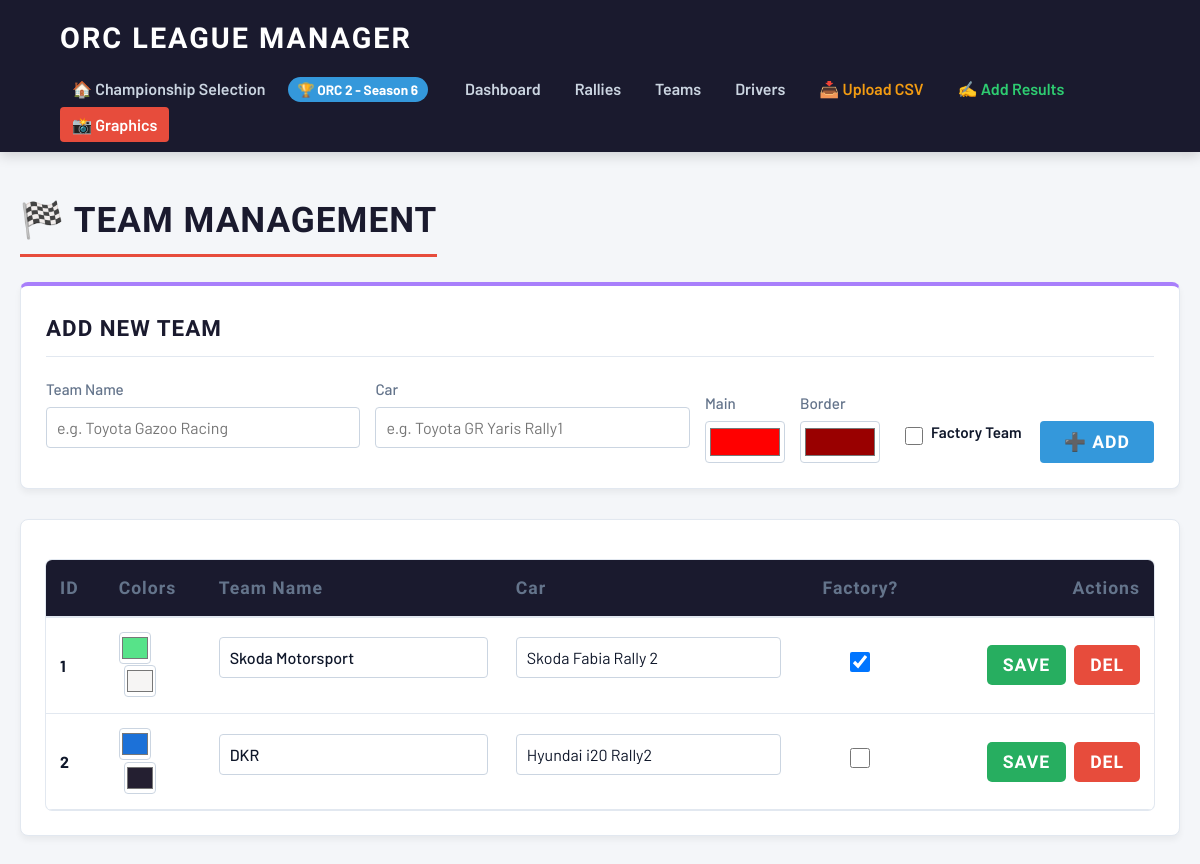
The app's page /c/1/teams with its own data.
### tables this page shows
CREATE TABLE championships (
        id INTEGER PRIMARY KEY AUTOINCREMENT,
        name TEXT NOT NULL
    , point_system_id INTEGER DEFAULT 1);

CREATE TABLE teams (
        id INTEGER PRIMARY KEY AUTOINCREMENT,
        champ_id INTEGER NOT NULL,
        name TEXT NOT NULL,
        car TEXT NOT NULL,
        color_hex TEXT DEFAULT '#FFFFFF',
        color_border_hex TEXT DEFAULT '#000000', is_factory INTEGER DEFAULT 0,
        FOREIGN KEY (champ_id) REFERENCES championships (id) ON DELETE CASCADE
    );

### main.py (the view)
@app.get("/c/{champ_id}/teams", response_class=HTMLResponse)
def teams(request: Request, champ_id: int):
    conn = get_db_connection()
    champ = get_champ(conn, champ_id)
    teams = conn.execute("SELECT * FROM teams WHERE champ_id = ?", (champ_id,)).fetchall()
    cars_db = conn.execute("""
        SELECT DISTINCT car FROM drivers WHERE champ_id = ? AND car != '' AND car IS NOT NULL
        UNION
        SELECT DISTINCT car FROM teams WHERE champ_id = ? AND car != '' AND car IS NOT NULL
        ORDER BY car ASC
    """, (champ_id, champ_id)).fetchall()
    unique_cars = [row['car'] for row in cars_db]
    conn.close()
    return templates.TemplateResponse(request=request, name="teams.html", context={
        "request": request, "champ": champ, "teams": teams, "unique_cars": unique_cars
    })

### templates/teams.html (shortened to what this page needs)
{% extends "base.html" %}
{% block content %}
<h1 class="page-header">🏁 Team Management</h1>
<div class="card" style="border-top: 4px solid #a87ffb; margin-bottom: 30px;">
    <h2 class="card-title">Add New Team</h2>
    <form action="/c/{{ champ.id }}/add_team" method="POST" style="display: flex; gap: 15px; flex-wrap: wrap; align-items: flex-end;">
        <div style="flex: 1; min-width: 150px;">
            <label style="display:block; margin-bottom: 5px; color: #64748b; font-weight: 500;">Team Name</label>
            <input type="text" name="name" required style="width:100%; padding: 10px; border-radius: 4px; border: 1px solid #cbd5e1; background: #ffffff; color: #0f172a; box-sizing: border-box;" placeholder="e.g. Toyota Gazoo Racing">
        </div>
        <div style="flex: 1; min-width: 150px;">
            <label style="display:block; margin-bottom: 5px; color: #64748b; font-weight: 500;">Car</label>
            <input type="text" name="car" list="car-list" required style="width:100%; padding: 10px; border-radius: 4px; border: 1px solid #cbd5e1; background: #ffffff; color: #0f172a; box-sizing: border-box;" placeholder="e.g. Toyota GR Yaris Rally1">
        </div>
        <div style="width: 80px;">
            <label style="display:block; margin-bottom: 5px; color: #64748b; font-weight: 500;">Main</label>
            <input type="color" name="color_hex" value="#ff0000" style="width:100%; height: 42px; padding: 2px; border-radius: 4px; border: 1px solid #cbd5e1; background: #ffffff; cursor: pointer; box-sizing: border-box;">
        </div>
        <div style="width: 80px;">
            <label style="display:block; margin-bottom: 5px; color: #64748b; font-weight: 500;">Border</label>
            <input type="color" name="color_border_hex" value="#990000" style="width:100%; height: 42px; padding: 2px; border-radius: 4px; border: 1px solid #cbd5e1; background: #ffffff; cursor: pointer; box-sizing: border-box;">
        </div>
        <div style="display: flex; align-items: center; gap: 8px; margin-bottom: 12px; min-width: 130px; padding-left: 10px;">
            <input type="checkbox" name="is_factory" id="is_factory" value="true" style="width: 18px; height: 18px; cursor: pointer;">
            <label for="is_factory" style="color: #0f172a; font-weight: 600; cursor: pointer;">Factory Team</label>
        </div>
        <button type="submit" class="btn btn-primary" style="padding: 10px 24px; font-weight: bold; height: 42px;">➕ Add</button>
    </form>
</div>
<div class="card">
    <div class="table-responsive">
        <table style="width: 100%; border-collapse: collapse;">
            <thead>
                <tr>
                    <th style="padding: 14px; text-align: left; border-bottom: 2px solid #e2e8f0; color: #64748b; font-weight: 600;">ID</th>
                    <th style="padding: 14px; text-align: left; border-bottom: 2px solid #e2e8f0; color: #64748b; width: 100px; font-weight: 600;">Colors</th>
                    <th style="padding: 14px; text-align: left; border-bottom: 2px solid #e2e8f0; color: #64748b; font-weight: 600;">Team Name</th>
                    <th style="padding: 14px; text-align: left; border-bottom: 2px solid #e2e8f0; color: #64748b; font-weight: 600;">Car</th>
                    <th style="padding: 14px; text-align: center; border-bottom: 2px solid #e2e8f0; color: #64748b; font-weight: 600;">Factory?</th>
                    <th style="padding: 14px; text-align: right; border-bottom: 2px solid #e2e8f0; color: #64748b; font-weight: 600;">Actions</th>
                </tr>
            </thead>
            <tbody>
                {% for t in teams %}
                <tr style="border-bottom: 1px solid #e2e8f0;">
                    <td style="padding: 14px; vertical-align: middle; color: #0f172a;"><strong>{{ t.id }}</strong></td>
                    <td style="padding: 14px; vertical-align: middle;">
                        <input type="color" name="color_hex" value="{{ t.color_hex }}" form="form-edit-{{ t.id }}" style="width: 32px; height: 32px; border: 1px solid #cbd5e1; border-radius: 4px; padding: 0; cursor: pointer; background: #fff;">
                        <input type="color" name="color_border_hex" value="{{ t.color_border_hex }}" form="form-edit-{{ t.id }}" style="width: 32px; height: 32px; border: 1px solid #cbd5e1; border-radius: 4px; padding: 0; cursor: pointer; background: #fff; margin-left: 5px;">
                    </td>
                    <td style="padding: 14px; vertical-align: middle;">
                        <input type="text" name="name" value="{{ t.name }}" form="form-edit-{{ t.id }}" style="width: 100%; padding: 10px; border-radius: 4px; border: 1px solid #cbd5e1; box-sizing: border-box; background: #ffffff; color: #0f172a; font-weight: 500;">
                    </td>
                    <td style="padding: 14px; vertical-align: middle;">
                        <input type="text" name="car" list="car-list" value="{{ t.car }}" form="form-edit-{{ t.id }}" style="width: 100%; padding: 10px; border-radius: 4px; border: 1px solid #cbd5e1; box-sizing: border-box; background: #ffffff; color: #0f172a;">
                    </td>
                    <td style="padding: 14px; text-align: center; vertical-align: middle;">
                        <input type="checkbox" name="is_factory" value="true" form="form-edit-{{ t.id }}" {% if t.is_factory %}checked{% endif %} style="width: 20px; height: 20px; cursor: pointer;">
                    </td>
                    <td style="padding: 14px; vertical-align: middle;">
                        <div style="display: flex; gap: 8px; justify-content: flex-end;">
                            <form id="form-edit-{{ t.id }}" action="/c/{{ champ.id }}/update_team/{{ t.id }}" method="POST" style="margin:0;">
                                <button type="submit" class="btn btn-success" style="padding: 10px 16px; font-weight: bold; border-radius: 5px;">Save</button>
                            </form>
                            <form action="/c/{{ champ.id }}/delete_team/{{ t.id }}" method="POST" onsubmit="return confirm('Delete team permanently?');" style="margin:0;">
                                <button type="submit" class="btn btn-danger" style="padding: 10px 16px; font-weight: bold; border-radius: 5px;">Del</button>
                            </form>
                        </div>
                    </td>
                </tr>
                {% else %}
                <tr>
                    <td colspan="6" style="padding: 30px; text-align: center; color: #64748b; font-size: 1.1rem;">No teams added yet.</td>
                </tr>
                {% endfor %}
            </tbody>
        </table>
    </div>
</div>
{% endblock %}

### templates/base.html (shortened to what this page needs)
<!DOCTYPE html>
<html lang="en">
<head>
</head>
<body>
    <nav class="navbar">
        <a href="/" class="navbar-brand">ORC LEAGUE MANAGER</a>
        <ul class="nav-links">
            <li><a href="/">🏠 Championship Selection</a></li>
            {% if champ %}
                <li><span class="champ-badge">🏆 {{ champ.name }}</span></li>
                <li><a href="/c/{{ champ.id }}/dashboard">Dashboard</a></li>
                <li><a href="/c/{{ champ.id }}/rallies">Rallies</a></li>
                <li><a href="/c/{{ champ.id }}/teams">Teams</a></li>
                <li><a href="/c/{{ champ.id }}/drivers">Drivers</a></li>
                <li><a href="/c/{{ champ.id }}/import" style="color: #f39c12;">📥 Upload CSV</a></li>
                <li><a href="/c/{{ champ.id }}/manual_entry" style="color: #2ecc71;">✍️ Add Results</a></li>
                <li><a href="/c/{{ champ.id }}/graphics" style="background: #e74c3c; color: white;">📸 Graphics</a></li>
            {% endif %}
        </ul>
    </nav>
    <div class="container">
        {% block content %}{% endblock %}
    </div>
</body>
</html>

### templates/base.html (style rules this page uses)
:root { --bg-color: #f4f6f9; --text-main: #2c3e50; --nav-bg: #1a1a2e; --card-bg: #ffffff; --primary: #3498db; --success: #27ae60; --danger: #e74c3c; --border: #e2e8f0; }
* { box-sizing: border-box; margin: 0; padding: 0; }
body { font-family: 'Barlow', sans-serif; background: var(--bg-color); color: var(--text-main); line-height: 1.6; }
h1, h2, h3, h4 { font-family: 'Barlow Condensed', sans-serif; text-transform: uppercase; font-weight: 700; letter-spacing: 1px; color: var(--nav-bg); }
.navbar { background: var(--nav-bg); padding: 15px 5%; display: flex; justify-content: space-between; align-items: center; flex-wrap: wrap; box-shadow: 0 4px 12px rgba(0,0,0,0.15); gap: 15px; }
.navbar-brand { font-family: 'Barlow Condensed', sans-serif; font-size: 1.8rem; font-weight: 900; color: white; text-decoration: none; letter-spacing: 2px; }
.nav-links { display: flex; gap: 10px; flex-wrap: wrap; list-style: none; align-items: center; }
.nav-links a { color: #cbd5e1; text-decoration: none; font-weight: 600; padding: 8px 12px; border-radius: 4px; transition: all 0.2s; font-size: 1rem; }
.champ-badge { background: var(--primary); color: white; padding: 4px 10px; border-radius: 15px; font-size: 0.85rem; font-weight: bold; margin-right: 15px; }
.container { max-width: 1300px; margin: 40px auto; padding: 0 20px; }
.page-header { font-size: 2.2rem; margin-bottom: 25px; border-bottom: 3px solid var(--danger); display: inline-block; padding-bottom: 5px; }
.card { background: var(--card-bg); padding: 25px; border-radius: 8px; box-shadow: 0 4px 6px rgba(0,0,0,0.05); border: 1px solid var(--border); }
.card-title { font-size: 1.4rem; margin-bottom: 20px; padding-bottom: 10px; border-bottom: 1px solid var(--border); }
.table-responsive { overflow-x: auto; border-radius: 6px; box-shadow: 0 0 0 1px var(--border); background: white; margin-top: 15px; }
table { width: 100%; border-collapse: collapse; min-width: 600px; }
th { background: var(--nav-bg); color: white; font-family: 'Barlow Condensed', sans-serif; font-size: 1.1rem; padding: 12px 15px; text-align: left; letter-spacing: 1px; white-space: nowrap; }
td { padding: 12px 15px; border-bottom: 1px solid var(--border); vertical-align: middle; }
tr:last-child td { border-bottom: none; }
label { font-weight: 600; font-size: 0.95rem; margin-bottom: 6px; display: block; color: #475569; }
input[type="text"], input[type="number"], select, input[type="file"] { width: 100%; padding: 10px 12px; border: 1px solid #cbd5e1; border-radius: 4px; font-family: 'Barlow', sans-serif; font-size: 1rem; margin-bottom: 15px; background: #fff; }
.btn { display: inline-block; padding: 10px 20px; font-family: 'Barlow Condensed', sans-serif; font-weight: 700; font-size: 1.1rem; letter-spacing: 1px; text-transform: uppercase; color: white; border: none; border-radius: 4px; cursor: pointer; transition: transform 0.1s, opacity 0.2s; text-align: center; text-decoration: none; }
.btn-primary { background: var(--primary); }
.btn-success { background: var(--success); }
.btn-danger { background: var(--danger); }

### records on screen
championships: name "ORC 2 - Season 6"
teams: id "1", color_hex "#57e389", color_border_hex "#f6f5f4", name "Skoda Motorsport", car "Skoda Fabia Rally 2", is_factory "☑"
teams: id "2", color_hex "#1c71d8", color_border_hex "#241f31", name "DKR", car "Hyundai i20 Rally2"
